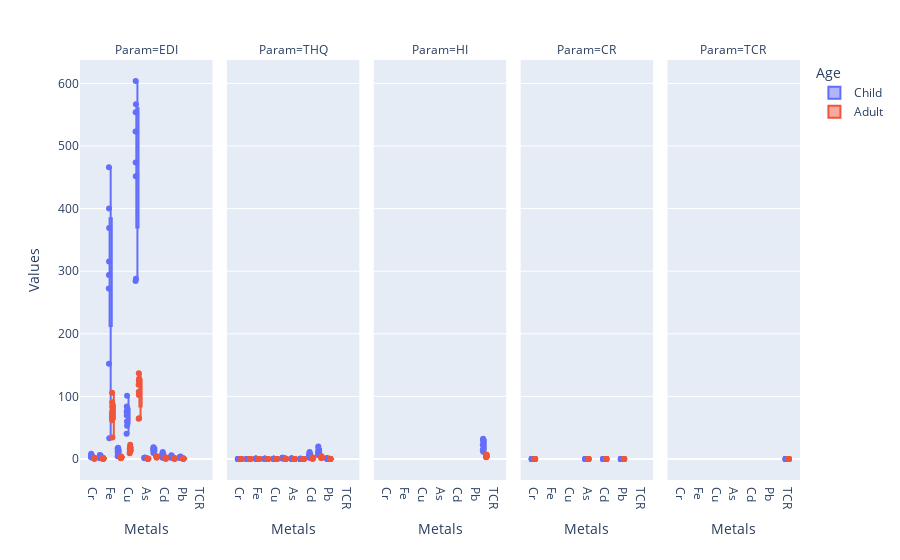

Notebook source saved alongside this figure:
### Code cell
import plotly.express as px
import matplotlib.pyplot as plt
import seaborn as sns
import pandas as pd

df = pd.read_csv("data.csv")

fig = px.box(df, x= "Metals", y="Values", facet_col="Param", color="Age",
             boxmode="group", points='all')

fig.show()

### Figure 1 — Plotly figure (JSON) as saved in the notebook; plotly's stock layout.template omitted (floating-point values rounded to 4 significant figures)
{"data": [{"alignmentgroup": "True", "boxpoints": "all", "hovertemplate": "Age=Child<br>Param=EDI<br>Metals=%{x}<br>Values=%{y}<extra></extra>", "legendgroup": "Child", "marker": {"color": "#636efa"}, "name": "Child", "notched": false, "offsetgroup": "Child", "orientation": "v", "showlegend": true, "type": "box", "x": ["Cr", "Cr", "Cr", "Cr", "Cr", "Cr", "Cr", "Cr", "Mn", "Mn", "Mn", "Mn", "Mn", "Mn", "Mn", "Mn", "Fe", "Fe", "Fe", "Fe", "Fe", "Fe", "Fe", "Fe", "Co", "Co", "Co", "Co", "Co", "Co", "Co", "Co", "Cu", "Cu", "Cu", "Cu", "Cu", "Cu", "Cu", "Cu", "Zn", "Zn", "Zn", "Zn", "Zn", "Zn", "Zn", "Zn", "As", "As", "As", "As", "As", "As", "As", "As", "Se", "Se", "Se", "Se", "Se", "Se", "Se", "Se", "Cd", "Cd", "Cd", "Cd", "Cd", "Cd", "Cd", "Cd", "Hg", "Hg", "Hg", "Hg", "Hg", "Hg", "Hg", "Hg", "Pb", "Pb", "Pb", "Pb", "Pb", "Pb", "Pb", "Pb"], "x0": " ", "xaxis": "x", "y": [null, 6.93, 2.415, 3.955, 3.325, 3.57, 4.76, 8.295, 1.225, 6.23, 5.705, 3.255, 1.715, 5.775, 1.47, 2.59, 152.3, 466, 369.1, 33.03, 294.0, 400.1, 272.5, 315.4, 12.21, 16.7, 4.445, 10.68, 9.38, 12.32, 12.63, 17.95, 53.16, 83.83, 77.56, 101.2, 69.37, 40.18, 60.02, 75.56, 451.9, 554.1, 287.9, 603.9, 523.1, 566.6, 473.7, 284.4, 1.47, 1.995, 1.505, 1.785, 1.645, 1.82, 1.96, 2.135, 11.23, 17.9, 9.765, 15.37, 13.96, 14.53, 16.7, 18.8, 2.52, 9.77, 1.855, 6.16, 3.045, 7.385, 7.595, 11.03, 2.415, 5.25, 1.925, 5.985, 2.66, 3.255, 3.43, 4.34, 2.03, 2.73, 2.73, 1.61, 4.13, 2.135, 2.205, 3.395], "y0": " ", "yaxis": "y"}, {"alignmentgroup": "True", "boxpoints": "all", "hovertemplate": "Age=Child<br>Param=THQ<br>Metals=%{x}<br>Values=%{y}<extra></extra>", "legendgroup": "Child", "marker": {"color": "#636efa"}, "name": "Child", "notched": false, "offsetgroup": "Child", "orientation": "v", "showlegend": false, "type": "box", "x": ["Cr", "Cr", "Cr", "Cr", "Cr", "Cr", "Cr", "Cr", "Mn", "Mn", "Mn", "Mn", "Mn", "Mn", "Mn", "Mn", "Fe", "Fe", "Fe", "Fe", "Fe", "Fe", "Fe", "Fe", "Co", "Co", "Co", "Co", "Co", "Co", "Co", "Co", "Cu", "Cu", "Cu", "Cu", "Cu", "Cu", "Cu", "Cu", "Zn", "Zn", "Zn", "Zn", "Zn", "Zn", "Zn", "Zn", "As", "As", "As", "As", "As", "As", "As", "As", "Se", "Se", "Se", "Se", "Se", "Se", "Se", "Se", "Cd", "Cd", "Cd", "Cd", "Cd", "Cd", "Cd", "Cd", "Hg", "Hg", "Hg", "Hg", "Hg", "Hg", "Hg", "Hg", "Pb", "Pb", "Pb", "Pb", "Pb", "Pb", "Pb", "Pb"], "x0": " ", "xaxis": "x2", "y": [null, 0.05, 0.017, 0.028, 0.024, 0.026, 0.034, 0.059, 0.009, 0.045, 0.041, 0.023, 0.012, 0.041, 0.011, 0.019, 0.218, 0.666, 0.527, 0.473, 0.42, 0.572, 0.389, 0.451, 0.407, 0.557, 0.148, 0.356, 0.313, 0.411, 0.421, 0.599, 0.177, 0.279, 0.259, 0.337, 0.231, 0.134, 0.2, 0.252, 1.506, 1.847, 0.96, 2.013, 1.744, 1.889, 1.579, 0.948, 0.49, 0.665, 0.502, 0.595, 0.548, 0.607, 0.653, 0.712, 0.15, 0.238, 0.13, 0.205, 0.186, 0.194, 0.223, 0.251, 2.52, 9.765, 1.855, 6.16, 3.045, 7.385, 7.595, 11.03, 8.05, 17.5, 6.417, 19.95, 8.867, 10.85, 11.43, 14.47, 0.58, 0.78, 0.78, 0.46, 1.18, 0.61, 0.63, 0.97], "y0": " ", "yaxis": "y2"}, {"alignmentgroup": "True", "boxpoints": "all", "hovertemplate": "Age=Child<br>Param=HI<br>Metals=%{x}<br>Values=%{y}<extra></extra>", "legendgroup": "Child", "marker": {"color": "#636efa"}, "name": "Child", "notched": false, "offsetgroup": "Child", "orientation": "v", "showlegend": false, "type": "box", "x": ["HI", "HI", "HI", "HI", "HI", "HI", "HI", "HI"], "x0": " ", "xaxis": "x3", "y": [14.11, 32.39, 11.63, 30.6, 16.57, 22.72, 23.17, 29.75], "y0": " ", "yaxis": "y3"}, {"alignmentgroup": "True", "boxpoints": "all", "hovertemplate": "Age=Child<br>Param=CR<br>Metals=%{x}<br>Values=%{y}<extra></extra>", "legendgroup": "Child", "marker": {"color": "#636efa"}, "name": "Child", "notched": false, "offsetgroup": "Child", "orientation": "v", "showlegend": false, "type": "box", "x": ["Cr", "Cr", "Cr", "Cr", "Cr", "Cr", "Cr", "Cr", "As", "As", "As", "As", "As", "As", "As", "As", "Cd", "Cd", "Cd", "Cd", "Cd", "Cd", "Cd", "Cd", "Pb", "Pb", "Pb", "Pb", "Pb", "Pb", "Pb", "Pb"], "x0": " ", "xaxis": "x4", "y": [null, 0.00347, 0.00121, 0.00198, 0.00166, 0.00179, 0.00238, 0.00415, 0.00221, 0.00299, 0.00226, 0.00268, 0.00247, 0.00273, 0.00294, 0.0032, 0.000958, 0.00371, 0.000705, 0.00234, 0.00116, 0.00281, 0.00289, 0.00419, 1.73e-05, 2.32e-05, 2.32e-05, 1.37e-05, 3.51e-05, 1.81e-05, 1.87e-05, 2.89e-05], "y0": " ", "yaxis": "y4"}, {"alignmentgroup": "True", "boxpoints": "all", "hovertemplate": "Age=Child<br>Param=TCR<br>Metals=%{x}<br>Values=%{y}<extra></extra>", "legendgroup": "Child", "marker": {"color": "#636efa"}, "name": "Child", "notched": false, "offsetgroup": "Child", "orientation": "v", "showlegend": false, "type": "box", "x": ["TCR", "TCR", "TCR", "TCR", "TCR", "TCR", "TCR", "TCR"], "x0": " ", "xaxis": "x5", "y": [0.00318, 0.0102, 0.0042, 0.00701, 0.00532, 0.00734, 0.00822, 0.0116], "y0": " ", "yaxis": "y5"}, {"alignmentgroup": "True", "boxpoints": "all", "hovertemplate": "Age=Adult<br>Param=EDI<br>Metals=%{x}<br>Values=%{y}<extra></extra>", "legendgroup": "Adult", "marker": {"color": "#EF553B"}, "name": "Adult", "notched": false, "offsetgroup": "Adult", "orientation": "v", "showlegend": true, "type": "box", "x": ["Cr", "Cr", "Cr", "Cr", "Cr", "Cr", "Cr", "Cr", "Mn", "Mn", "Mn", "Mn", "Mn", "Mn", "Mn", "Mn", "Fe", "Fe", "Fe", "Fe", "Fe", "Fe", "Fe", "Fe", "Co", "Co", "Co", "Co", "Co", "Co", "Co", "Co", "Cu", "Cu", "Cu", "Cu", "Cu", "Cu", "Cu", "Cu", "Zn", "Zn", "Zn", "Zn", "Zn", "Zn", "Zn", "Zn", "As", "As", "As", "As", "As", "As", "As", "As", "Se", "Se", "Se", "Se", "Se", "Se", "Se", "Se", "Cd", "Cd", "Cd", "Cd", "Cd", "Cd", "Cd", "Cd", "Hg", "Hg", "Hg", "Hg", "Hg", "Hg", "Hg", "Hg", "Pb", "Pb", "Pb", "Pb", "Pb", "Pb", "Pb", "Pb"], "x0": " ", "xaxis": "x", "y": [null, 1.569, 0.547, 0.895, 0.753, 0.808, 1.078, 1.879, 0.277, 1.411, 1.292, 0.737, 0.388, 1.308, 0.333, 0.586, 34.51, 105.7, 83.62, 74.99, 66.59, 90.63, 61.72, 71.45, 2.767, 3.781, 1.006, 2.418, 2.124, 2.791, 2.862, 4.067, 12.04, 18.99, 17.57, 22.91, 15.71, 9.102, 13.6, 17.12, 102.4, 125.5, 65.21, 136.8, 118.5, 128.4, 107.3, 64.44, 0.333, 0.451, 0.341, 0.404, 0.372, 0.412, 0.444, 0.483, 2.545, 4.043, 2.212, 3.481, 3.163, 3.29, 3.782, 4.257, 0.57, 2.212, 0.42, 1.395, 0.689, 1.673, 1.72, 2.497, 0.547, 1.189, 0.436, 1.355, 0.602, 0.737, 0.777, 0.983, 0.459, 0.618, 0.618, 0.364, 0.935, 0.483, 0.499, 0.769], "y0": " ", "yaxis": "y"}, {"alignmentgroup": "True", "boxpoints": "all", "hovertemplate": "Age=Adult<br>Param=THQ<br>Metals=%{x}<br>Values=%{y}<extra></extra>", "legendgroup": "Adult", "marker": {"color": "#EF553B"}, "name": "Adult", "notched": false, "offsetgroup": "Adult", "orientation": "v", "showlegend": false, "type": "box", "x": ["Cr", "Cr", "Cr", "Cr", "Cr", "Cr", "Cr", "Cr", "Mn", "Mn", "Mn", "Mn", "Mn", "Mn", "Mn", "Mn", "Fe", "Fe", "Fe", "Fe", "Fe", "Fe", "Fe", "Fe", "Co", "Co", "Co", "Co", "Co", "Co", "Co", "Co", "Cu", "Cu", "Cu", "Cu", "Cu", "Cu", "Cu", "Cu", "Zn", "Zn", "Zn", "Zn", "Zn", "Zn", "Zn", "Zn", "As", "As", "As", "As", "As", "As", "As", "As", "Se", "Se", "Se", "Se", "Se", "Se", "Se", "Se", "Cd", "Cd", "Cd", "Cd", "Cd", "Cd", "Cd", "Cd", "Hg", "Hg", "Hg", "Hg", "Hg", "Hg", "Hg", "Hg", "Pb", "Pb", "Pb", "Pb", "Pb", "Pb", "Pb", "Pb"], "x0": " ", "xaxis": "x2", "y": [null, 0.011, 0.004, 0.006, 0.005, 0.006, 0.008, 0.013, 0.002, 0.01, 0.009, 0.005, 0.003, 0.009, 0.002, 0.004, 0.049, 0.151, 0.119, 0.107, 0.095, 0.129, 0.088, 0.102, 0.092, 0.126, 0.034, 0.081, 0.071, 0.093, 0.095, 0.136, 0.04, 0.063, 0.059, 0.076, 0.052, 0.03, 0.045, 0.057, 0.341, 0.418, 0.217, 0.456, 0.395, 0.428, 0.358, 0.215, 0.111, 0.151, 0.114, 0.135, 0.124, 0.137, 0.148, 0.161, 0.034, 0.054, 0.029, 0.046, 0.042, 0.044, 0.05, 0.057, 0.571, 2.212, 0.42, 1.395, 0.69, 1.673, 1.721, 2.498, 1.824, 3.964, 1.454, 4.519, 2.009, 2.458, 2.59, 3.277, 0.131, 0.177, 0.177, 0.104, 0.267, 0.138, 0.143, 0.22], "y0": " ", "yaxis": "y2"}, {"alignmentgroup": "True", "boxpoints": "all", "hovertemplate": "Age=Adult<br>Param=HI<br>Metals=%{x}<br>Values=%{y}<extra></extra>", "legendgroup": "Adult", "marker": {"color": "#EF553B"}, "name": "Adult", "notched": false, "offsetgroup": "Adult", "orientation": "v", "showlegend": false, "type": "box", "x": ["HI", "HI", "HI", "HI", "HI", "HI", "HI", "HI"], "x0": " ", "xaxis": "x3", "y": [3.197, 7.338, 2.636, 6.932, 3.754, 5.146, 5.248, 6.739], "y0": " ", "yaxis": "y3"}, {"alignmentgroup": "True", "boxpoints": "all", "hovertemplate": "Age=Adult<br>Param=CR<br>Metals=%{x}<br>Values=%{y}<extra></extra>", "legendgroup": "Adult", "marker": {"color": "#EF553B"}, "name": "Adult", "notched": false, "offsetgroup": "Adult", "orientation": "v", "showlegend": false, "type": "box", "x": ["Cr", "Cr", "Cr", "Cr", "Cr", "Cr", "Cr", "Cr", "As", "As", "As", "As", "As", "As", "As", "As", "Cd", "Cd", "Cd", "Cd", "Cd", "Cd", "Cd", "Cd", "Pb", "Pb", "Pb", "Pb", "Pb", "Pb", "Pb", "Pb"], "x0": " ", "xaxis": "x4", "y": [null, 0.000785, 0.000274, 0.000448, 0.000377, 0.000404, 0.000539, 0.00094, 0.0005, 0.000677, 0.00051, 0.000606, 0.000558, 0.000618, 0.000666, 0.000725, 0.000217, 0.000841, 0.00016, 0.00053, 0.000262, 0.000635, 0.000654, 0.000949, 3.9e-06, 5.25e-06, 5.25e-06, 3.09e-06, 7.95e-06, 4.11e-06, 4.24e-06, 6.54e-06], "y0": " ", "yaxis": "y4"}, {"alignmentgroup": "True", "boxpoints": "all", "hovertemplate": "Age=Adult<br>Param=TCR<br>Metals=%{x}<br>Values=%{y}<extra></extra>", "legendgroup": "Adult", "marker": {"color": "#EF553B"}, "name": "Adult", "notched": false, "offsetgroup": "Adult", "orientation": "v", "showlegend": false, "type": "box", "x": ["TCR", "TCR", "TCR", "TCR", "TCR", "TCR", "TCR", "TCR"], "x0": " ", "xaxis": "x5", "y": [0.00072, 0.00231, 0.000948, 0.00159, 0.0012, 0.00166, 0.00186, 0.00262], "y0": " ", "yaxis": "y5"}], "layout": {"annotations": [{"font": {}, "showarrow": false, "text": "Param=EDI", "x": 0.092, "xanchor": "center", "xref": "paper", "y": 1, "yanchor": "bottom", "yref": "paper"}, {"font": {}, "showarrow": false, "text": "Param=THQ", "x": 0.296, "xanchor": "center", "xref": "paper", "y": 1, "yanchor": "bottom", "yref": "paper"}, {"font": {}, "showarrow": false, "text": "Param=HI", "x": 0.5, "xanchor": "center", "xref": "paper", "y": 1, "yanchor": "bottom", "yref": "paper"}, {"font": {}, "showarrow": false, "text": "Param=CR", "x": 0.704, "xanchor": "center", "xref": "paper", "y": 1, "yanchor": "bottom", "yref": "paper"}, {"font": {}, "showarrow": false, "text": "Param=TCR", "x": 0.908, "xanchor": "center", "xref": "paper", "y": 1, "yanchor": "bottom", "yref": "paper"}], "boxmode": "group", "legend": {"title": {"text": "Age"}, "tracegroupgap": 0}, "margin": {"t": 60}, "xaxis": {"anchor": "y", "domain": [0, 0.184], "title": {"text": "Metals"}}, "xaxis2": {"anchor": "y2", "domain": [0.204, 0.388], "matches": "x", "title": {"text": "Metals"}}, "xaxis3": {"anchor": "y3", "domain": [0.408, 0.592], "matches": "x", "title": {"text": "Metals"}}, "xaxis4": {"anchor": "y4", "domain": [0.612, 0.796], "matches": "x", "title": {"text": "Metals"}}, "xaxis5": {"anchor": "y5", "domain": [0.816, 1], "matches": "x", "title": {"text": "Metals"}}, "yaxis": {"anchor": "x", "domain": [0, 1], "title": {"text": "Values"}}, "yaxis2": {"anchor": "x2", "domain": [0, 1], "matches": "y", "showticklabels": false}, "yaxis3": {"anchor": "x3", "domain": [0, 1], "matches": "y", "showticklabels": false}, "yaxis4": {"anchor": "x4", "domain": [0, 1], "matches": "y", "showticklabels": false}, "yaxis5": {"anchor": "x5", "domain": [0, 1], "matches": "y", "showticklabels": false}}}
